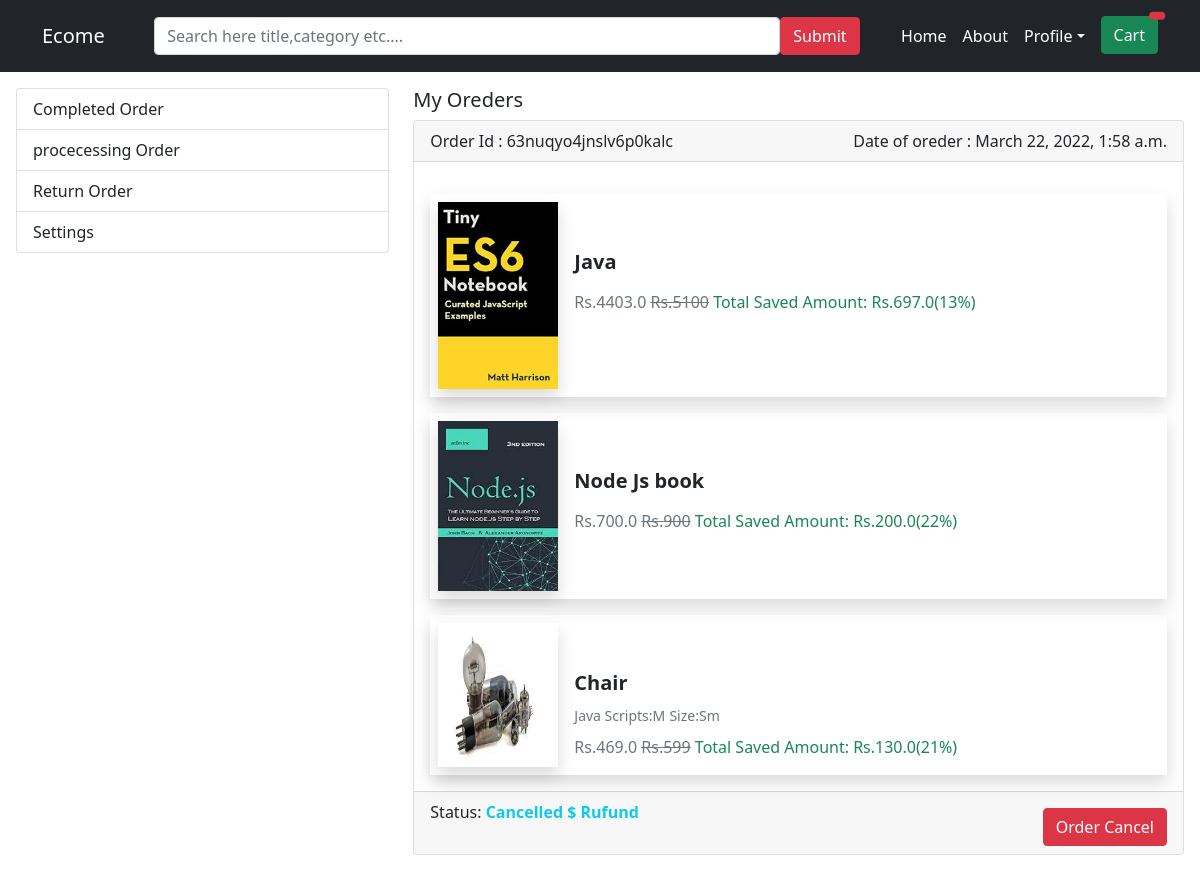
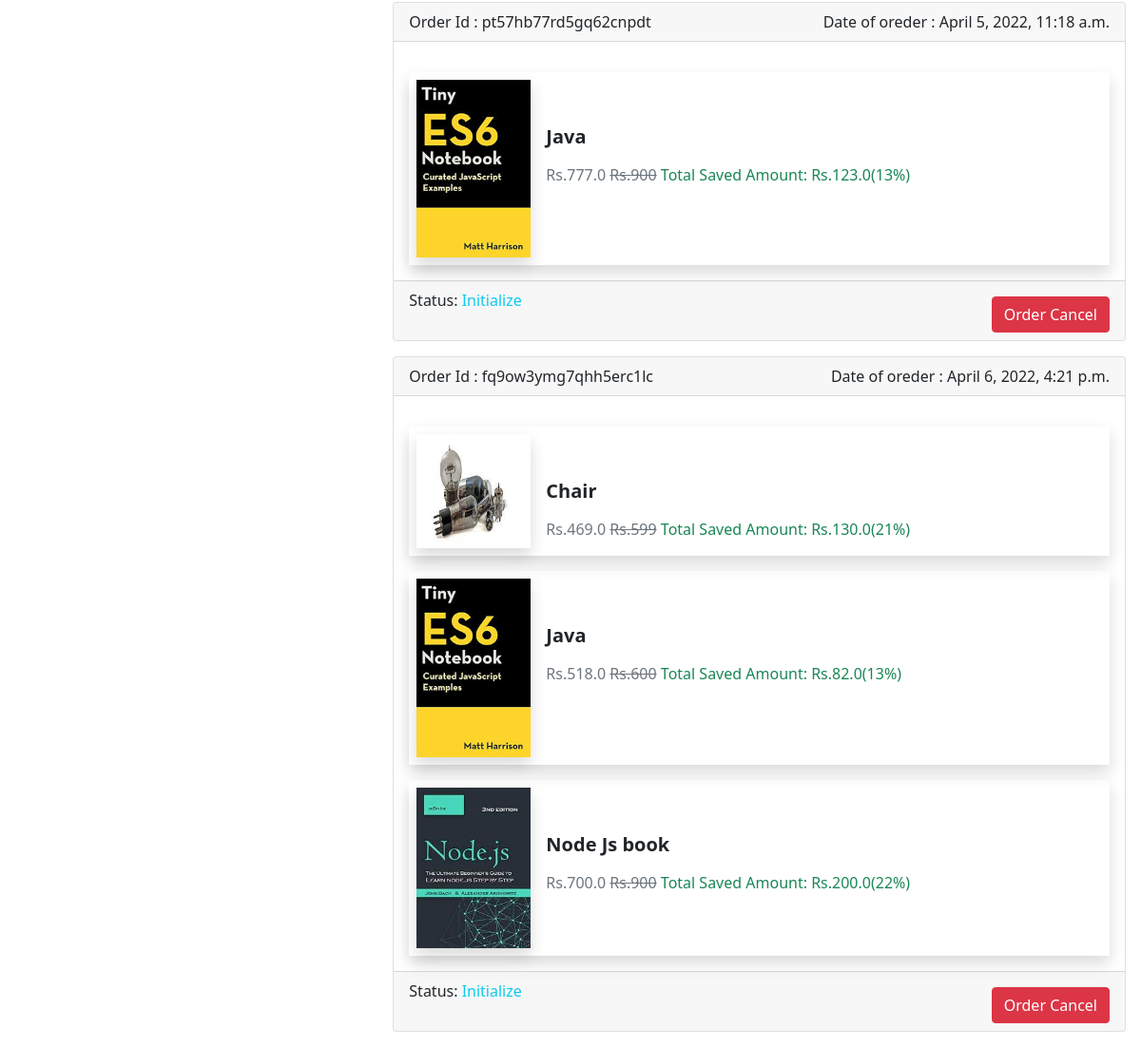
/myorder/ (signed in), run on the app's committed database (2 pictures, top to bottom).
### core/models.py (models this page shows, shortened)
class Order(models.Model):
    user = models.ForeignKey(settings.AUTH_USER_MODEL,on_delete=models.CASCADE)
    ref_code=models.CharField(max_length=200)
    items=models.ManyToManyField(OrderItem)
    start_date=models.DateTimeField(auto_now_add=True)
    address=models.ForeignKey("Address",related_name="shipping_address",on_delete=models.SET_NULL,blank=True,null=True)
    payment=models.ForeignKey("Payment",on_delete=models.SET_NULL,blank=True,null=True)
    coupon=models.ForeignKey("Coupon",on_delete=models.SET_NULL,blank=True,null=True)
    ordered=models.BooleanField(default=False)
    being_delivered=models.BooleanField(default=False)
    recieved=models.BooleanField(default=False)
    refund_required=models.BooleanField(default=False)
    refund_granted=models.BooleanField(default=False)

class OrderItem(models.Model):
    user = models.ForeignKey(settings.AUTH_USER_MODEL,on_delete=models.CASCADE)
    ordered=models.BooleanField(default=False)
    item=models.ForeignKey(Item,on_delete=models.CASCADE)
    qty=models.IntegerField(default=1)
    item_variations=models.ManyToManyField(ItemVariation)
    def get_total_price(self):
        return self.qty * self.item.price
    def get_total_discount_price(self):
        return self.qty * self.item.discount_price
    def get_final_price(self):
        if self.item.discount_price:
            return self.get_total_discount_price()
        else:
            return self.get_total_price()
    def get_saved_amount(self):
        return self.get_total_price() - self.get_final_price()
    def total_discount_percent(self):
        return int(100-(self.item.discount_price/self.item.price)*100)

class Item(models.Model):
    title=models.CharField(max_length=200)
    category=models.ForeignKey(Category,on_delete=models.SET_NULL,null=True,blank=True)
    label=models.CharField(choices=LABEL_CHOICE,max_length=1)
    slug=models.SlugField()
    description=models.TextField()
    image=models.ImageField()
    price=models.IntegerField()
    discount_price=models.FloatField(null=True,blank=True)

class ItemVariation(models.Model):
    variation=models.ForeignKey(Variation,on_delete=models.CASCADE)
    value=models.CharField(max_length=200)#L,M,S,XL,RED,
    attachment=models.ImageField(blank=True)
    class Meta:
        unique_together=(
            ('variation','value')
        )

class Variation(models.Model):
    item=models.ForeignKey(Item,on_delete=models.CASCADE)
    name=models.CharField(max_length=200)

### core/views.py (the view)
# urls.py: path("myorder/",myOrder,name="myorder"),
@login_required
def myOrder(r):
    order=Order.objects.filter(user=r.user,ordered=True)
    return render(r,"myorder.html",{"order":order})

### core/templates/myorder.html (shortened to what this page needs)
{% extends 'base.html' %}
{% block content %}
<div class="container-fluid g-3 mt-3">
    <div class="row">
       <div class="col-lg-4">
           <div class="list-group">
               <a href="" class="list-group-item list-group-item-action">Completed Order</a>
               <a href="" class="list-group-item list-group-item-action">procecessing Order</a>
               <a href="" class="list-group-item list-group-item-action">Return Order</a>
               <a href="" class="list-group-item list-group-item-action">Settings</a>
           </div>
       </div>
        <div class="col-lg-8">
            <h5>My Oreders</h5>
            {% for odr in order %}
            <div class="card mb-3">
                <div class="card-header">
                    <span class="float-start">Order Id : {{odr.ref_code}}</span>
                    <span class="float-end">Date of oreder : {{odr.start_date}}</span>
                </div>
                <div class="card-body">
            {% for order_item in odr.items.all %}
            <div class="media  mt-3 d-md-flex shadow p-2 d-block">
                <img src="{{order_item.item.image.url}}" width="120px" class="media-image d-block shadow" alt="">
                <div class="media-body ps-3">
                    <h5 class="mt-5 fw-bolder">{{order_item.item.title}}</h5>
                  <span class="d-block">
                    {% if order_item.item_variations.exists %}
                    {% for foo in order_item.item_variations.all %}
                    <small class="text-muted">{{foo.variation.name}}:{{foo.value}}</small>
                    {% endfor %}
                    {% endif %}
                  </span>
                  <span class="d-inline-block my-2">
                      {% if order_item.item.discount_price %}
                        <p class="text-muted m-0 p-0 fw-normal d-inline">Rs.{{ order_item.get_total_discount_price }}</p>
                        <p class="text-muted m-0 fw-normal d-inline"><del>Rs.{{order_item.get_total_price}}</del></p>
                        <p class="text-success m-0 p-0 d-inline">Total Saved Amount: Rs.{{order_item.get_saved_amount}}({{order_item.total_discount_percent}}%)</p>
                      {% else %}
                      <p class="text-muted m-0 p-0 fw-normal d-inline">Rs.{{order_item.item.price}}</p>
                      {% endif %}
                  </span>
                </div>
            </div>
            {% endfor %}
        </div>
        <div class="card-footer">
            <div class="row">
                <div class="col-8">
                    Status:{% if odr.ordered and odr.being_delivered and odr.recieved and odr.refund_required and odr.refund_granted %}
                    <span class="fw-bolder text-info">Request For  Rufund</span>
                   {% elif odr.ordered and odr.being_delivered and odr.recieved and odr.refund_required  %}
                    <span class="fw-bolder text-info">Cancelled $ Rufund</span>
                     {% elif odr.ordered and odr.being_delivered and odr.recieved%}
                    <span class="fw-bolder text-success">Delevired</span>
                     {% elif odr.ordered and odr.being_delivered %}
                    <span class="fw-bolder text-success">Processing</span>
                    {% else %}
                      <span class="text-info">Initialize</span>
                    {% endif %}
                </div>
                <div class="col-4">
                    <a href="" class="btn btn-danger mt-2 float-end">Order Cancel</a>
                </div>
            </div>
        </div>
    </div>
            {% endfor %}
        </div>
        </div>
    </div>
{% endblock  %}

### data on the page
Order: ref_code "63nuqyo4jnslv6p0kalc", start_date "March 22, 2022, 1:58 a.m.", ordered "Cancelled $ Rufund"
OrderItem: item.image (picture), item "Java", get_total_discount_price "4403.0", get_total_price "5100", get_saved_amount "697.0", total_discount_percent "13"
OrderItem: item.image (picture), item "Node Js book", get_total_discount_price "700.0", get_total_price "900", get_saved_amount "200.0", total_discount_percent "22"
OrderItem: item.image (picture), item "Chair", get_total_discount_price "469.0", get_total_price "599", get_saved_amount "130.0", total_discount_percent "21"
ItemVariation: variation.name "Java Scripts", value "M"
ItemVariation: variation.name "Size", value "Sm"
Order: ref_code "pt57hb77rd5gq62cnpdt", start_date "April 5, 2022, 11:18 a.m.", ordered "Initialize"
OrderItem: item.image (picture), item "Java", get_total_discount_price "777.0", get_total_price "900", get_saved_amount "123.0", total_discount_percent "13"
Order: ref_code "fq9ow3ymg7qhh5erc1lc", start_date "April 6, 2022, 4:21 p.m.", ordered "Initialize"
OrderItem: item.image (picture), item "Chair", get_total_discount_price "469.0", get_total_price "599", get_saved_amount "130.0", total_discount_percent "21"
OrderItem: item.image (picture), item "Java", get_total_discount_price "518.0", get_total_price "600", get_saved_amount "82.0", total_discount_percent "13"
OrderItem: item.image (picture), item "Node Js book", get_total_discount_price "700.0", get_total_price "900", get_saved_amount "200.0", total_discount_percent "22"
